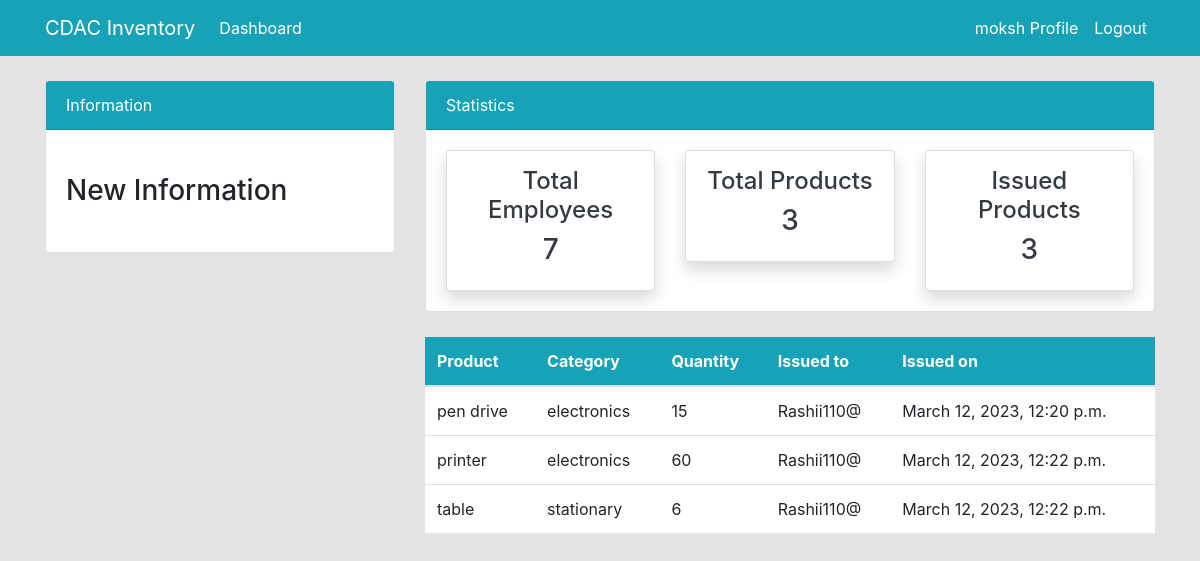
Before: /issueditems/ (signed in) with the older database file.
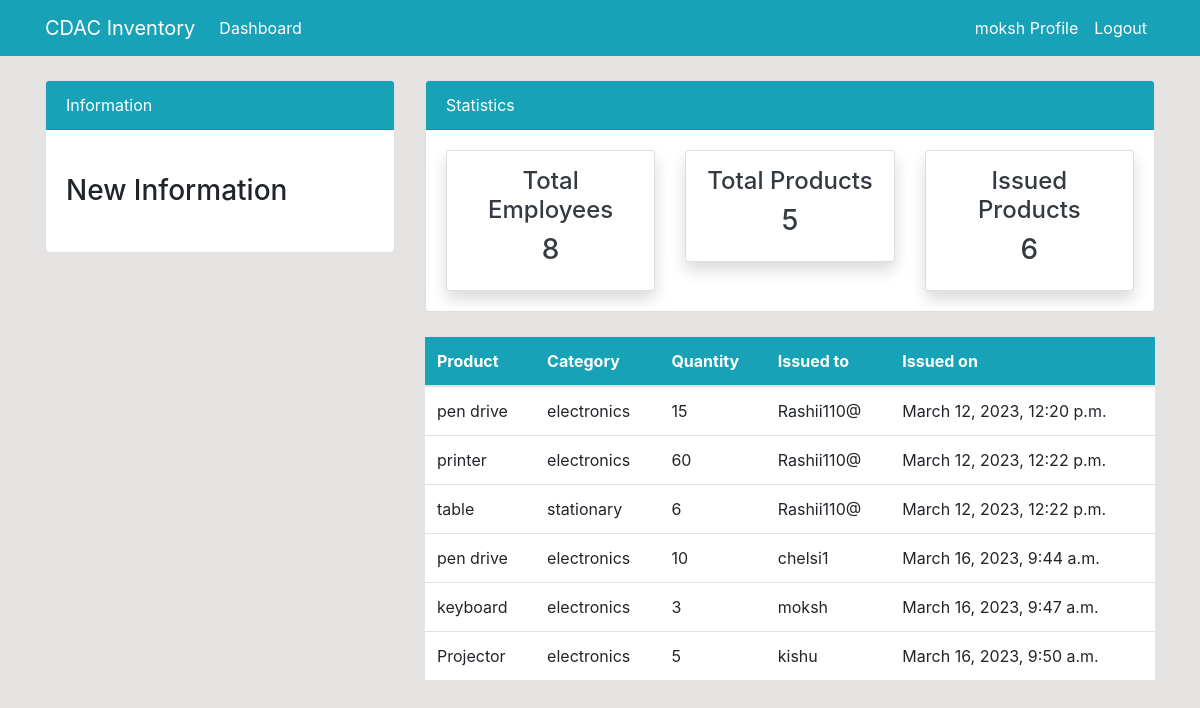
After: the same page with the newer database file.
### dashboard/models.py (models this page shows, shortened)
class Issued_Items(models.Model):
    product=models.ForeignKey(Product,on_delete=models.CASCADE,null=True)
    staff=models.ForeignKey(User,models.CASCADE,null=True)
    issueditem_quantity=models.PositiveIntegerField(null=True)
    date=models.DateTimeField(auto_now_add=True)
    class Meta:
        verbose_name_plural='Issued_Items'

class Product(models.Model):
    name=models.CharField(max_length=100,null=True)
    category=models.CharField(max_length=20,choices=category,null=True)
    quantity=models.PositiveIntegerField(null=True)
    about=models.CharField(max_length=300,null=True)
    class Meta:
        verbose_name_plural='Product'

### dashboard/views.py (the view)
# urls.py: path('issueditems/',views.issued_items,name='dashboardissueditems'),
@login_required
def issued_items(request):
 items=Issued_Items.objects.all()
 items_count = items.count()
 workers_count =User.objects.all().count()
 product_count =Product.objects.all().count()
 context={
     'items':items,
     'workers_count': workers_count,
     'items_count': items_count,
     'product_count': product_count,
 }
 return render(request,'dashboard/issueditems.html',context)

### template/dashboard/issueditems.html (shortened to what this page needs)
{% extends 'partials/base.html' %}
{% block content %}
{% include 'partials/topnav.html'%}
<div class="container">
    <div class="row my-4">
        <div class="col-md-4">
        </div>
        <div class="col-md-8">
            <table class="table bg-white">
                <thead class="bg-info">
                    <tr class="text-white">
                        <th scope="col">Product</th>
                        <th scope="col">Category</th>
                        <th scope="col">Quantity</th>
                        <th scope="col">Issued to</th>
                        <th scope="col">Issued on</th>
                    </tr>
                </thead>
                <tbody>
                    {% for items in items %}
                    <tr>
                        <td>{{ items.product.name }}</td>
                        <td>{{ items.product.category }}</td>
                        <td>{{ items.issueditem_quantity }}</td>
                        <td>
                            {{ items.staff.username }}
                        </td>
                        <td>
                            {{ items.date }}
                        </td>
                    </tr>
                    {% endfor %}
                </tbody>
            </table>
        </div>
    </div>
</div>
{% endblock %}

Changed rows visible on the page:
added Issued_Items: product.name "pen drive", product.category "electronics", issueditem_quantity "10", staff.username "chelsi1", date "March 16, 2023, 9:44 a.m."
added Issued_Items: product.name "keyboard", product.category "electronics", issueditem_quantity "3", staff.username "moksh", date "March 16, 2023, 9:47 a.m."
added Issued_Items: product.name "Projector", product.category "electronics", issueditem_quantity "5", staff.username "kishu", date "March 16, 2023, 9:50 a.m."
Other visible differences:
{{ workers_count }}: "7" → "8"
{{ product_count }}: "3" → "5"
{{ items_count }}: "3" → "6"
